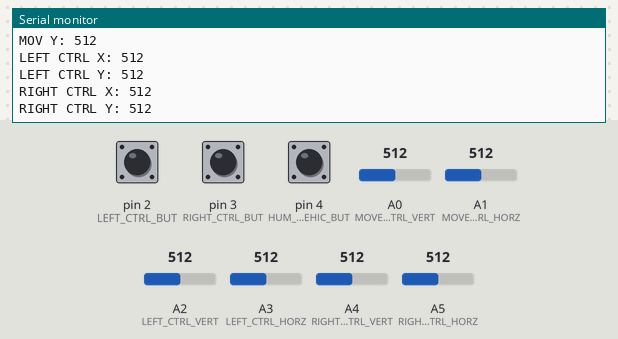
This sketch was run on a simulated Arduino Uno, built with avr-gcc and run on an emulated ATmega328P. Parts: the last lines printed to the serial monitor. Inputs (shaded band) come from the test bench; at power-on: A2 (LEFT_CTRL_VERT) = 512, A3 (LEFT_CTRL_HORZ) = 512, A5 (RIGHT_CTRL_HORZ) = 512, A4 (RIGHT_CTRL_VERT) = 512, pin 3 (RIGHT_CTRL_BUT) HIGH, A0 (MOVEMENT_CTRL_VERT) = 512, pin 2 (LEFT_CTRL_BUT) HIGH, pin 4 (HUM_TO_VEHIC_BUT) LOW, A1 (MOVEMENT_CTRL_HORZ) = 512.

Above: at 1.4 s.
1.5 s: A2 (LEFT_CTRL_VERT) set to 480
At 1.9 s:
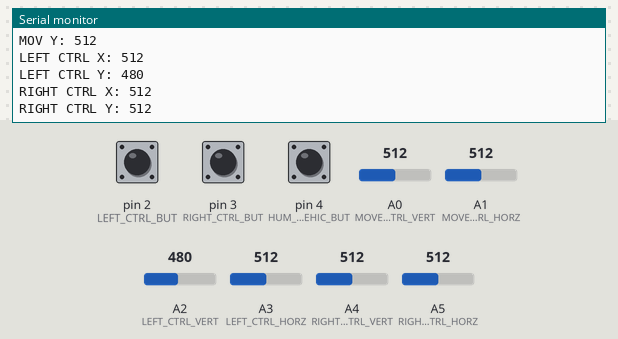
4.5 s: A3 (LEFT_CTRL_HORZ) set to 480
7.5 s: A5 (RIGHT_CTRL_HORZ) set to 306
At 7.94 s:
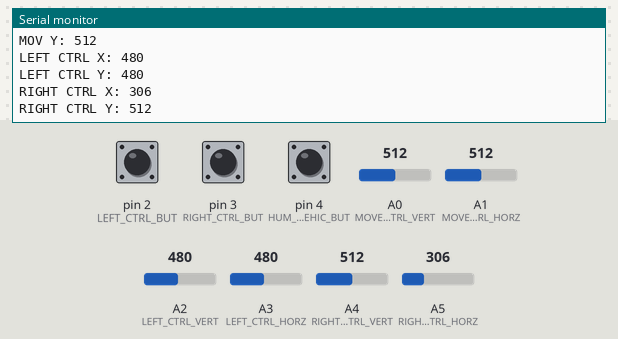
10.5 s: A4 (RIGHT_CTRL_VERT) set to 480
At 11.09 s:
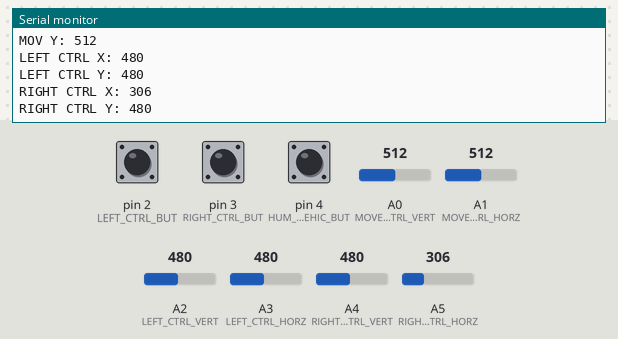

The sketch:

controller.ino
```cpp
// (licence header left out)
#include <SoftwareSerial.h>

#define MOVEMENT_CTRL_VERT A0
#define MOVEMENT_CTRL_HORZ A1


// For the arms vertical values will be for elbows
// horizontal values will be for arms and button will move the shoulder.
#define LEFT_CTRL_VERT A2
#define LEFT_CTRL_HORZ A3
#define LEFT_CTRL_BUT 2

#define RIGHT_CTRL_VERT A4
#define RIGHT_CTRL_HORZ A5
#define RIGHT_CTRL_BUT 3


#define HUM_TO_VEHIC_BUT 4

/*
When the joystick is at the center, it returns 512 both for horizontal and vertical axes. When you push it to the left
or to the down, the value gets smaller. When you push it to the right or to the up, the value gets bigger.
These are the threshold values in order to determine in which directions the controller is pushed to.
*/
#define L_MOV_THRESHOLD 400
#define R_MOV_THRESHOLD 600
#define F_MOV_THRESHOLD 600
#define B_MOV_THRESHOLD 400

/*
The button of the joystick module I have has some sensivity problems. It clicks a few times no matter how soft I push.
Thus we've decided to increase the angle a little bit so that it won't make so much difference.
*/
#define SHOULDER_ANGLE_INCREASE 1.5

bool isHumanoid = true;

int leftShoulderAngle = 30;
int rightShoulderAngle = 30;


SoftwareSerial BT(11, 10); // RX, TX

String determineMovementVert(int movY) {


  String cmdY = "";

  if (movY <= B_MOV_THRESHOLD && !isHumanoid) {
    cmdY = "VEHICLE-BACKWARD";
  }

  else if (movY >= F_MOV_THRESHOLD && !isHumanoid) {
    cmdY = "VEHICLE-FORWARD";
  }

  else if (movY <= B_MOV_THRESHOLD && isHumanoid) {
    cmdY = "HUMANOID-BACKWARD";
  }

  else if (movY >= F_MOV_THRESHOLD && isHumanoid) {
    cmdY = "HUMANOID-FORWARD";
  }

  return cmdY;

}

String determineMovementHorz(int movX) {

  String cmdX = "";

  if (movX <= L_MOV_THRESHOLD  && !isHumanoid) {
    cmdX = "VEHICLE-LEFT";
  }

  else if (movX >= R_MOV_THRESHOLD && !isHumanoid) {
    cmdX = "VEHICLE-RIGHT";
  }

  // There's no need to add another condition for humanoid, it'll return "" as it should be. (Humanoid can't move to the left or to the right.)

  return cmdX;

}


String determineElbowMovement(String elbow, int ctrlY) {

  String cmd = "";

  // This is to make sure that elbow only moves when controller is actually used.
  // sometimes potentiometers return values close to 512 even though they're not actually used.
  if ((ctrlY <= 490 || ctrlY >= 530) && isHumanoid) {


    int elbowAngle = map(ctrlY,0,1023,-118,118);
    cmd = elbow + "-ELBOW "+ String(elbowAngle);
  }

  return cmd;

}


String determineArmMovement(String arm, int ctrlX) {

  String cmd = "";

  // This is to make sure that elbow only moves when controller is actually used.
  // sometimes potentiometers return values close to 512 even though they're not actually used.
  if ((ctrlX <= 490 || ctrlX >= 530) && isHumanoid) {

    int elbowAngle = map(ctrlX,0,1023,-118,118);
    cmd = arm + "-ARM "+ String(-1 * elbowAngle);
  }

  return cmd;

}


String determineShoulderMovement(bool isLeftShoulder, int ctrlBut) {

  // Button returns 1 when not pressed, 0 when pressed.
  if (ctrlBut == 0 && isHumanoid) {

    if (isLeftShoulder) {

      if (leftShoulderAngle >= 90) {
        leftShoulderAngle = 30;
      }
      else{
        leftShoulderAngle = leftShoulderAngle + SHOULDER_ANGLE_INCREASE;
      }
      return "LEFT-SHOULDER " + String(leftShoulderAngle);

    }

    if (!isLeftShoulder) {

      if (rightShoulderAngle >= 90) {
        rightShoulderAngle = 30;
      }
      else {
        rightShoulderAngle = rightShoulderAngle + SHOULDER_ANGLE_INCREASE;
      }

    return "RIGHT-SHOULDER " + String(rightShoulderAngle);
    }

  }
  return "";
}


void sendString(String message) {
  int messageLength = message.length();
  for (int i = 0; i < messageLength; i++) {
    BT.write(message[i]);
  }
  BT.write('\n');
}


void setup() {

  pinMode(LEFT_CTRL_BUT,INPUT);
  pinMode(RIGHT_CTRL_BUT,INPUT);
  pinMode(HUM_TO_VEHIC_BUT,INPUT);

  digitalWrite(LEFT_CTRL_BUT,HIGH);
  digitalWrite(RIGHT_CTRL_BUT,HIGH);

  Serial.begin(9600);
  BT.begin(9600);
  Serial.println("Started!");

}

void loop() {

  delay(300);


  String transformCmd = "";
  if (digitalRead(HUM_TO_VEHIC_BUT)) {
    if (isHumanoid) {
      transformCmd = "HUM-TO-VEHIC";
    }
    else {
      transformCmd = "VEHIC-TO-HUM";
    }
    isHumanoid = !isHumanoid;
  }

  int movX = analogRead(MOVEMENT_CTRL_HORZ);
  int movY = analogRead(MOVEMENT_CTRL_VERT);

  /**/
  Serial.println("MOV X: "+String(movX));
  Serial.println("MOV Y: "+String(movY));

  String horzCmd = determineMovementHorz(movX);
  String vertCmd = determineMovementVert(movY);

  int leftCtrlX = analogRead(LEFT_CTRL_HORZ);
  int leftCtrlY = analogRead(LEFT_CTRL_VERT);

  /**/
  Serial.println("LEFT CTRL X: "+ String(leftCtrlX));
  Serial.println("LEFT CTRL Y: "+ String(leftCtrlY));

  String leftArmCmd = determineArmMovement("LEFT",leftCtrlX);
  String leftElbowCmd = determineElbowMovement("LEFT",leftCtrlY);

  int rightCtrlX = analogRead(RIGHT_CTRL_HORZ);
  int rightCtrlY = analogRead(RIGHT_CTRL_VERT);

  /**/
  Serial.println("RIGHT CTRL X: "+String(rightCtrlX));
  Serial.println("RIGHT CTRL Y: "+String(rightCtrlY));

  String rightArmCmd = determineArmMovement("RIGHT",rightCtrlX);
  String rightElbowCmd = determineElbowMovement("RIGHT",rightCtrlY);

  int leftCtrlBut = digitalRead(LEFT_CTRL_BUT);
  int rightCtrlBut = digitalRead(RIGHT_CTRL_BUT);

  bool isLeft = true;

  String leftShoulderCmd = determineShoulderMovement(isLeft,leftCtrlBut);

  isLeft = false;

  String rightShoulderCmd = determineShoulderMovement(isLeft,rightCtrlBut);


  if (!horzCmd.equals("")) {
    //sendString(horzCmd);
  }

  if (!vertCmd.equals("")) {
    //sendString(vertCmd);
  }


  if (!leftArmCmd.equals("")) {
    //sendString(leftArmCmd);
  }

  if (!leftElbowCmd.equals("")) {
    //sendString(leftElbowCmd);
  }

  if (!leftShoulderCmd.equals("")) {
    //sendString(leftShoulderCmd);
  }

  if (!rightShoulderCmd.equals("")) {
    sendString(rightShoulderCmd);
  }

  if (!rightArmCmd.equals("")) {
    sendString(rightArmCmd);
  }

  if (!rightElbowCmd.equals("")) {
    sendString(rightElbowCmd);
  }

  if (!transformCmd.equals("")) {
    //sendString(transformCmd);
  }


}
```

Measured:
- after the input at 1.5 s, the serial monitor: prints a new line after 0.18 s (image 1)
- after the input at 7.5 s, the serial monitor: prints a new line after 0.23 s (image 2)
- after the input at 10.5 s, the serial monitor: prints a new line after 0.39 s (image 3)
